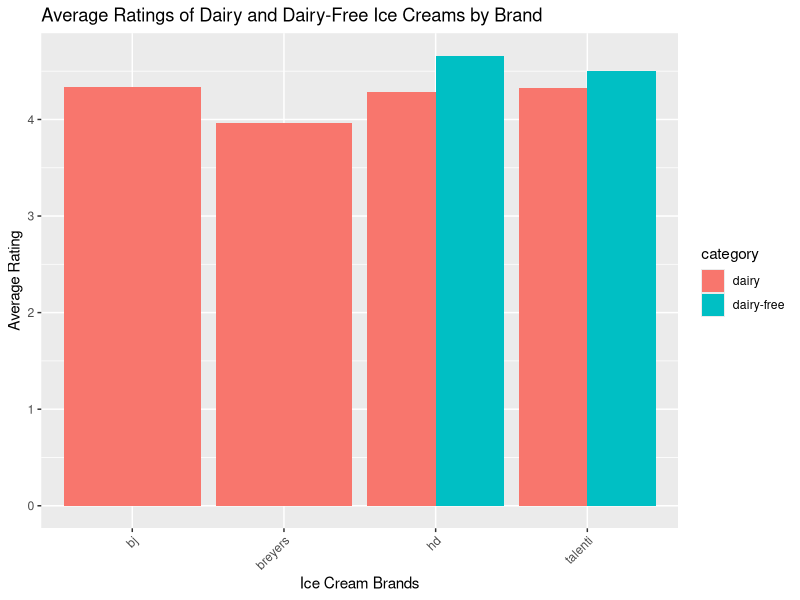

This chart was generated by the following R code:
library(dplyr)
library(ggplot2)

# Load dataset
df <- read.csv('icecream_data.csv')

# Example function to determine dairy vs dairy-free
classify_ice_cream <- function(ingredients) {
  dairy_keywords <- c('milk', 'cream', 'butter')
  if (any(sapply(dairy_keywords, grepl, ingredients, ignore.case = TRUE))) {
    return('dairy')
  } else {
    return('dairy-free')
  }
}

# Apply the classification to the dataset
df$category <- sapply(df$ingredients, classify_ice_cream)

# Group by brand and category, then calculate the average rating
grouped <- df %>%
  group_by(brand, category) %>%
  summarize(average_rating = mean(rating, na.rm = TRUE))

# Convert the summary to a data frame
grouped <- as.data.frame(grouped)

# Plotting
ggplot(grouped, aes(x = brand, y = average_rating, fill = category)) +
  geom_bar(stat = 'identity', position = position_dodge()) +
  labs(title = 'Average Ratings of Dairy and Dairy-Free Ice Creams by Brand',
       x = 'Ice Cream Brands', y = 'Average Rating') +
  theme(axis.text.x = element_text(angle = 45, hjust = 1))

